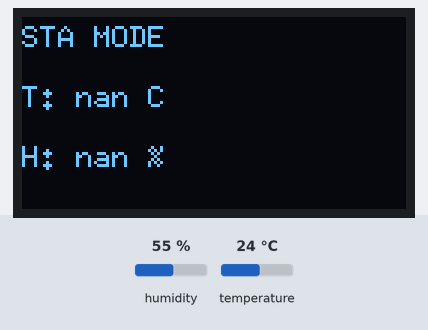
This sketch was run on a simulated ESP32. Shown: 128×64 one-colour display. The test bench sets the inputs (shaded band); at power-on: humidity 55 %, temperature 24 °C. WiFi joins after 1.5 s; servers stay silent unless stated; what the sketch prints to the serial monitor is not drawn.

Above: at 2.7 s.
2.8 s: humidity set to 22 %
At 6.5 s:
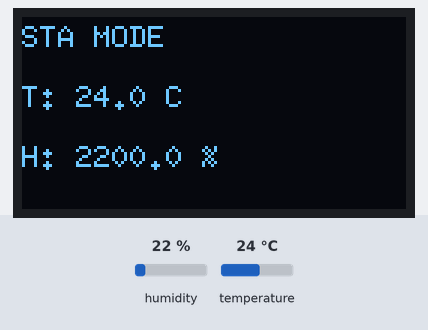
6.8 s: temperature set to 12 °C
At 10.5 s:
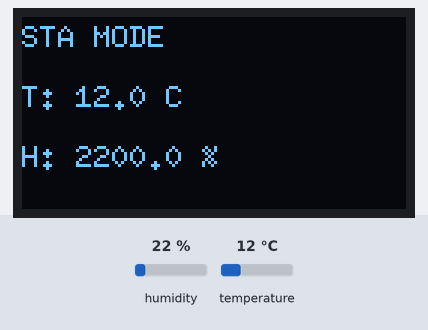
10.8 s: humidity set to 40 %
At 14.4 s:
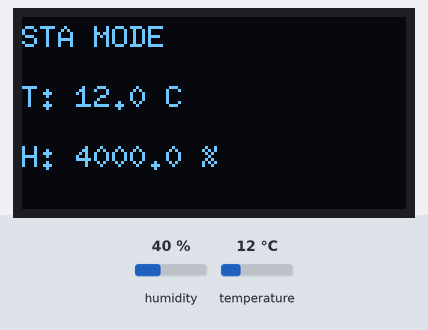
14.8 s: temperature set to 19 °C
Timing chart, 0 to 17.8 s (numbered marks = the images above; inputs shaded):
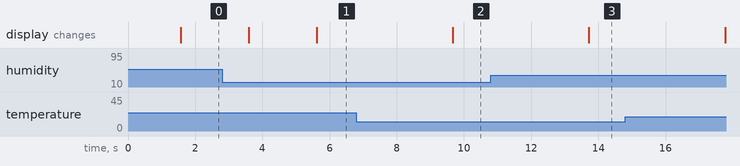

The sketch:

cubesat_firmware_1.0.ino
```cpp
#include <Arduino.h>
#include <WiFi.h>
#include <WebServer.h>
#include <Wire.h>
#include "DFRobot_DHT20.h"
#include <ESPmDNS.h>
#include <U8g2lib.h>

const char* STA_SSID = "NOME_WIFI";
const char* STA_PASS = "PASSWORD_WIFI";

const char* AP_SSID = "CubeSat_AP";

WebServer server(80);
DFRobot_DHT20 dht20;
U8G2_SH1106_128X64_NONAME_F_HW_I2C display(U8G2_R0);

SemaphoreHandle_t mutex;

struct Data {
  float t = NAN;
  float h = NAN;
} data;

void taskSensor(void*);
void taskDisplay(void*);
void taskWeb(void*);
void startWiFi();
void handleData();
void handleRoot();

void setup() {
  Serial.begin(115200);
  Wire.begin();
  display.begin();

  mutex = xSemaphoreCreateMutex();

  dht20.begin();
  startWiFi();

  server.on("/", handleRoot);
  server.on("/data", handleData);
  server.begin();

  xTaskCreate(taskSensor, "sensor", 4096, NULL, 2, NULL);
  xTaskCreate(taskDisplay, "display", 4096, NULL, 1, NULL);
  xTaskCreate(taskWeb, "web", 4096, NULL, 1, NULL);
}

void loop() {
  vTaskDelay(portMAX_DELAY);
}

void taskSensor(void*) {
  while (true) {
    float t = dht20.getTemperature();
    float h = dht20.getHumidity() * 100;

    if (!isnan(t) && !isnan(h)) {
      xSemaphoreTake(mutex, portMAX_DELAY);
      data.t = t;
      data.h = h;
      xSemaphoreGive(mutex);

      Serial.printf("T: %.1f  H: %.1f\n", t, h);
    }

    vTaskDelay(pdMS_TO_TICKS(2000));
  }
}

void taskDisplay(void*) {
  while (true) {
    Data d;

    xSemaphoreTake(mutex, portMAX_DELAY);
    d = data;
    xSemaphoreGive(mutex);

    display.clearBuffer();
    display.setFont(u8g2_font_6x10_tr);

    display.drawStr(0, 10, WiFi.getMode() == WIFI_AP ? "AP MODE" : "STA MODE");

    char buf[32];
    sprintf(buf, "T: %.1f C", d.t);
    display.drawStr(0, 30, buf);

    sprintf(buf, "H: %.1f %%", d.h);
    display.drawStr(0, 50, buf);

    display.sendBuffer();

    vTaskDelay(pdMS_TO_TICKS(2000));
  }
}

void taskWeb(void*) {
  while (true) {
    server.handleClient();
    vTaskDelay(pdMS_TO_TICKS(10));
  }
}

void startWiFi() {
  WiFi.mode(WIFI_STA);
  WiFi.begin(STA_SSID, STA_PASS);

  Serial.print("Connessione WiFi");

  unsigned long start = millis();
  while (WiFi.status() != WL_CONNECTED && millis() - start < 10000) {
    delay(500);
    Serial.print(".");
  }

    if (WiFi.status() == WL_CONNECTED) {
    Serial.println("\nConnesso WiFi STA");
    Serial.println(WiFi.localIP());

    if (MDNS.begin("cubesat")) {
      Serial.println("mDNS avviato: http://cubesat.local");
    }
  } else {
    Serial.println("\nAvvio Access Point...");

    WiFi.mode(WIFI_AP);
    WiFi.softAP(AP_SSID);

    IPAddress IP(192,168,4,1);
    IPAddress GW(192,168,4,1);
    IPAddress MASK(255,255,255,0);
    WiFi.softAPConfig(IP, GW, MASK);

    Serial.println(WiFi.softAPIP());

    if (MDNS.begin("cubesat")) {
      Serial.println("mDNS avviato: http://cubesat.local");
    }
  }
}

void handleRoot() {
  String html = R"rawliteral(
<!DOCTYPE html>
<html>
<head>
  <meta charset="utf-8">
  <meta name="viewport" content="width=device-width, initial-scale=1">
  <title>CubeSat Dashboard</title>
  <style>
    body {
      font-family: Arial;
      background: #0f172a;
      color: #e2e8f0;
      text-align: center;
      margin: 0;
      padding: 0;
    }
    .card {
      background: #1e293b;
      margin: 20px auto;
      padding: 20px;
      border-radius: 16px;
      width: 90%;
      max-width: 320px;
      box-shadow: 0 10px 20px rgba(0,0,0,0.3);
    }
    h1 {
      margin-top: 20px;
      font-size: 22px;
    }
    .value {
      font-size: 32px;
      margin: 10px 0;
      color: #38bdf8;
    }
    .label {
      font-size: 14px;
      color: #94a3b8;
    }
    .btn {
      display: inline-block;
      margin-top: 15px;
      padding: 10px 15px;
      background: #38bdf8;
      color: #0f172a;
      border-radius: 10px;
      text-decoration: none;
      font-weight: bold;
    }
  </style>
</head>
<body>

  <h1>CubeSat Dashboard</h1>

  <div class="card">
    <div class="label">Temperatura</div>
    <div class="value" id="t">-- °C</div>

    <div class="label">Umidità</div>
    <div class="value" id="h">-- %</div>

    <a class="btn" href="/data">JSON DATA</a>
  </div>

<script>
async function update() {
  const res = await fetch('/data');
  const data = await res.json();

  document.getElementById('t').innerText = data.t.toFixed(1) + " °C";
  document.getElementById('h').innerText = data.h.toFixed(1) + " %";
}

setInterval(update, 2000);
update();
</script>

</body>
</html>
)rawliteral";

  server.send(200, "text/html", html);
}

void handleData() {
  Data d;

  xSemaphoreTake(mutex, portMAX_DELAY);
  d = data;
  xSemaphoreGive(mutex);

  String json = "{";
  json += "\"t\":" + String(d.t) + ",";
  json += "\"h\":" + String(d.h);
  json += "}";

  server.send(200, "application/json", json);
}
```

Measured:
- after the input at 2.8 s, the display: first differs from a run without the input after 2.8 s (image 1)
- after the input at 6.8 s, the display: changes after 2.9 s (image 2)
- after the input at 10.8 s, the display: changes after 2.9 s (image 3)
